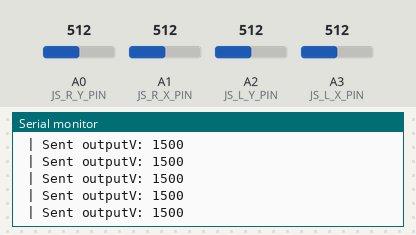
Recording of a sketch running on a simulated Arduino Uno, built with avr-gcc and run on an emulated ATmega328P. On the bench: the last lines printed to the serial monitor. The test bench sets the inputs (shaded band); at power-on: A2 (JS_L_Y_PIN) = 512, A0 (JS_R_Y_PIN) = 512, A1 (JS_R_X_PIN) = 512, A3 (JS_L_X_PIN) = 512. WiFi joins after 1.5 s; servers stay silent unless stated.

Above: at 1.2 s.
1.3 s: A2 (JS_L_Y_PIN) set to 716
At 1.35 s:
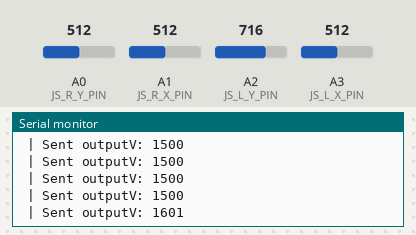
2.8 s: A2 (JS_L_Y_PIN) set to 992
At 2.8 s:
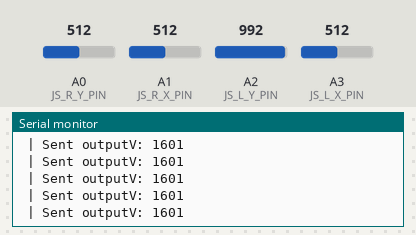
Timing chart, 0 to 5.8 s (numbered marks = the images above; inputs shaded):
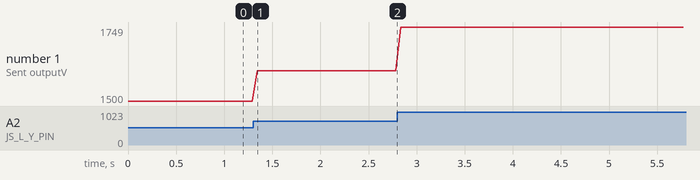

The sketch:

OnShoreArduino_copy_20250407123346.ino
```cpp
#include <SPI.h>
#include <Ethernet.h>
#include <EthernetUDP.h>


#define JS_R_X_PIN A1 //translate left right
#define JS_R_Y_PIN A0 //forward backward <-
#define JS_L_X_PIN A3 //rotate <-
#define JS_L_Y_PIN A2 //vertical up down <-

//joystick read values
int jsRX = 0; //translate left right
int jsRY = 0; //forward backward <-
int jsLX = 0; //rotate <-
int jsLY = 0; //vertical up down <-

//values after mapped from joystick to thruster output
int forward = 0;
int translate = 0;
int rotate = 0;
int vertical = 0;

//final thruster output values sent to onboard arduino
int outputL = 0;
int outputR = 0;

int rotateL = 0;
int rotateR = 0;

// this is the client
byte mac[] = {0xDE, 0xAD, 0xBE, 0xEF, 0xFE, 0xED};
int port = 8888;

EthernetUDP Udp;

IPAddress ip(192, 168, 0, 100);
IPAddress serverIP(192, 168, 0, 101);

char packetBuffer[UDP_TX_PACKET_MAX_SIZE];

int16_t dataToSend[4];

void setup() {
  // put your setup code here, to run once:
  Serial.begin(9600);

  Ethernet.begin(mac, ip);

  Udp.begin(port);

}

void loop() {

  //read joystick values
  jsRY = analogRead(JS_R_Y_PIN);
  jsLX = analogRead(JS_L_X_PIN);
  jsRX = analogRead(JS_R_X_PIN);
  jsLY = analogRead(JS_L_Y_PIN);

  //map joystick values to servo/thruster values
  forward = map(jsRY, 250, 820, 1250 ,1750);
  translate = map(jsRX, 240, 835, 1750 ,1250);
  rotate = map(jsLX, 180, 820, 1660, 1340);
  vertical = map(jsLY, 230, 825, 1340, 1660);

  //check deadzones
  checkDeadzone(forward);
  checkDeadzone(rotate);
  checkDeadzone(vertical);
  checkDeadzone(translate);

  //get rotation values
  rotateL = 0;
  rotateR = 0;
  if (rotate != 1500){
    rotateL = rotate - 1500;
    rotateR = 1500 - rotate;
  }

  outputL = forward + rotateL;
  outputR = forward + rotateR;

  //send data
  // Udp.beginPacket(serverIP, port);
  // Udp.write((byte*)&outputL, sizeof(outputL));
  // Udp.write((byte*)&outputR, sizeof(outputR));
  // Udp.write((byte*)&vertical, sizeof(vertical));
  // Udp.write((byte*)&translate, sizeof(translate));
  // Udp.endPacket();

  dataToSend[0] = outputL;
  dataToSend[1] = outputR;
  dataToSend[2] = vertical;
  dataToSend[3] = translate;
  Udp.beginPacket(serverIP, port);
  Udp.write((uint8_t*)dataToSend, sizeof(dataToSend));
  Udp.endPacket();

  // Serial.print("Sent outputL: ");
  // Serial.print(outputL);
  // Serial.print(" | Sent outputR: ");
  // Serial.print(outputR);
  Serial.print(" | Sent outputV: ");
  Serial.println(vertical);
  // Serial.print(" | Sent outputT: ");
  // Serial.println(translate);
  delay(50);
}

void checkDeadzone(int& thruster){
  if(thruster > 1420 && thruster < 1580){
    thruster = 1500;
  }
}
```

Measured:
- after the input at 1.3 s, the serial monitor: prints a new line at once (image 1)
- plotted number 1: 1500 → 1601 after the input at 1.3 s, 1601 → 1749 after the input at 2.8 s
